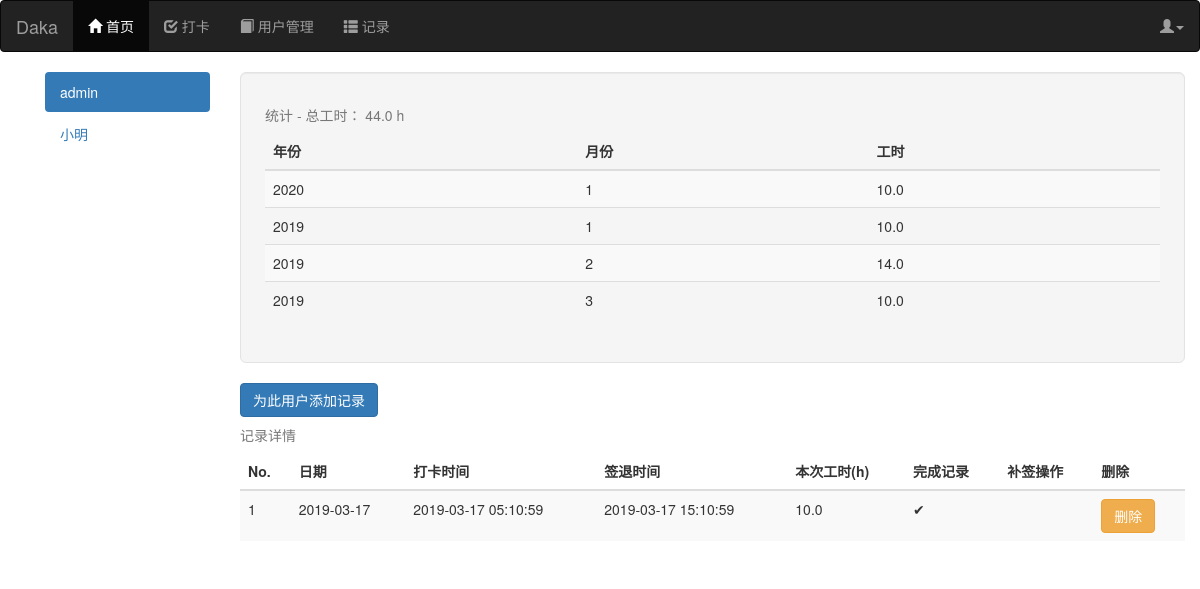
/main/record_admin/1?year=2019&month=3 (signed in), run on the app's committed database.
### app/models.py (models this page shows, shortened)
class User(UserMixin,db.Model):
    __tablename__="users"
    id=db.Column(db.Integer,primary_key=True)
    username=db.Column(db.String(64),unique=True,index=True)
    password_hash=db.Column(db.String(128))
    nickname=db.Column(db.String(64))
    role_id=db.Column(db.Integer,db.ForeignKey("roles.id"))
    records=db.relationship("Record",backref="user",lazy="dynamic")
    @property
    def password(self):
        raise AttributeError("password is not a readable attribute")
    def can(self,permissions):
        return self.role is not None and (self.role.permissions & permissions)==permissions
    def is_admin(self):
        return self.can(Permission.ADMINISTER)

class Record(db.Model):
    __tablename__="records"
    id=db.Column(db.Integer,primary_key=True)
    date=db.Column(db.Date,index=True)
    year=db.Column(db.Integer)
    month=db.Column(db.Integer)
    clock_in_time=db.Column(db.DateTime)
    clock_out_time=db.Column(db.DateTime)
    clock_out=db.Column(db.Boolean,default=False)
    hours=db.Column(db.Float,default=0)
    user_id=db.Column(db.Integer,db.ForeignKey("users.id"),index=True)

### app/main/views.py (the view)
@main.route("/record_admin/<int:id>")
@login_required
@admin_required
def record_admin(id=-1):
    if id==-1:
        id=current_user.id
    year=request.args.get("year",0)
    month=request.args.get("month",0)
    users=User.query.all()
    user=User.query.filter_by(id=id).first()
    worktime=Record.query.filter_by(user=user).with_entities(func.sum(Record.hours)).first()[0]
    data=generate_summary_data(user)
    records=Record.query.filter_by(user=user,year=year,month=month).order_by(Record.date.desc()).all()
    return render_template("main/record_admin.html",users=users,records=enumerate(records),user=user,worktime=worktime,data=data)

### app/decorateors.py (called while the page is built)
def permission_required(permissions):
    def decorator(f):
        @wraps(f)
        def decorator_function(*args,**kwargs):
            if not current_user.can(permissions):
                abort(403)
            return f(*args,**kwargs)
        return decorator_function
    return decorator

### app/main/views.py (called while the page is built)
def generate_summary_data(user):
    ret=[]
    user_query=Record.query.filter_by(user=user)
    years=user_query.with_entities(func.distinct(Record.year)).all()
    for year in years:
        months=user_query.filter_by(year=year[0]).with_entities(func.distinct(Record.month)).all()
        for month in months:
            node={
                "year":year[0],
                "month":month[0],
                "worktime":user_query.filter_by(year=year[0],month=month[0]).with_entities(func.sum(Record.hours)).first()[0]
            }
            ret.append(node)
    return ret

### app/models.py (called while the page is built)
@login_manager.user_loader
def load_user(user_id):
    return User.query.get(int(user_id))

### app/templates/main/record_admin.html (shortened to what this page needs)
{% extends "base.html" %}
{% block page_content %}
<div class="container">
    <div class="row">
        <div class="col-md-2 pre-scrollable">
            <ul class="nav nav-pills nav-stacked">
                {% for u in users %}
                {% if u.id!=user.id %}
                <li><a href="/main/record_admin/{{ u.id }}">{{ u.nickname }}</a></li>
                {% else %}
                <li class="active"><a href="/main/record_admin/{{ u.id }}">{{ u.nickname }}</a></li>
                {% endif %}
                {% endfor %}
            </ul>
        </div>
        <div class="col-md-10">
            <div class="well well-lg pre-scrollable">
                <table class="table table-striped">
                    <caption>统计 - 总工时： {{ worktime | round(2,"floor") }} h</caption>
                    <thead>
                        <tr>
                            <th>年份</th>
                            <th>月份</th>
                            <th>工时</th>
                        </tr>
                    </thead>
                    <tbody>
                        {% for i in data %}
                        <tr onclick="location.href='/main/record_admin/{{ user.id }}?year={{ i.year }}&month={{ i.month }}';">
                            <td>{{ i.year }}</td>
                            <td>{{ i.month }}</td>
                            <td>{{ i.worktime | round(2,"floor") }}</td>
                        </tr>
                        {% endfor %}
                    </tbody>
                </table>
            </div>
            <a href="/main/record_admin/addrecord/{{ user.id }}"><button class="btn btn-primary">为此用户添加记录</button></a>
            <div>
                <table class="table table-striped">
                    <caption>记录详情</caption>
                    <thead>
                        <tr>
                            <th>No.</th>
                            <th>日期</th>
                            <th>打卡时间</th>
                            <th>签退时间</th>
                            <th>本次工时(h)</th>
                            <th>完成记录</th>
                            <th>补签操作</th>
                            <th>删除</th>
                        </tr>
                    </thead>
                    <tbody>
                        {% for i,r in records %}
                        <tr>
                            <td>{{ i+1 }}</td>
                            <td>{{ r.date }}</td>
                            <td>{{ r.clock_in_time }}</td>
                            <td>{{ r.clock_out_time }}</td>
                            <td>{{ r.hours | round(2,"floor") }}</td>
                            {% if r.clock_out %}
                            <td>✔</td>
                            {% else %}
                            <td>❌</td>
                            {% endif %}
                            {% if not r.clock_out %}
                            <td><a href="/main/record_admin/makeup/{{ r.id }}"><button
                                        class="btn btn-primary">补签</button></a></td>
                            {% else %}
                            <td></td>
                            {% endif %}
                            <td><a href="/main/record_admin/delete/{{ r.id }}"><button
                                        class="btn btn-warning">删除</button></a></td>
                        </tr>
                        {% endfor %}
                    </tbody>
                </table>
            </div>
        </div>
    </div>
</div>
{% endblock %}

### data on the page
User: nickname "admin"
User: nickname "小明"
Record: i "1", date "2019-03-17", clock_in_time "2019-03-17 05:10:59", clock_out_time "2019-03-17 15:10:59", hours "10.0", clock_out True (drawn)

### other printed values
{{ worktime | round(2,"floor") }} "44.0"
{{ i.year }} "2020" "2019" "2019" "2019"
{{ i.month }} "1" "1" "2" "3"
{{ i.worktime | round(2,"floor") }} "10.0" "10.0" "14.0" "10.0"
